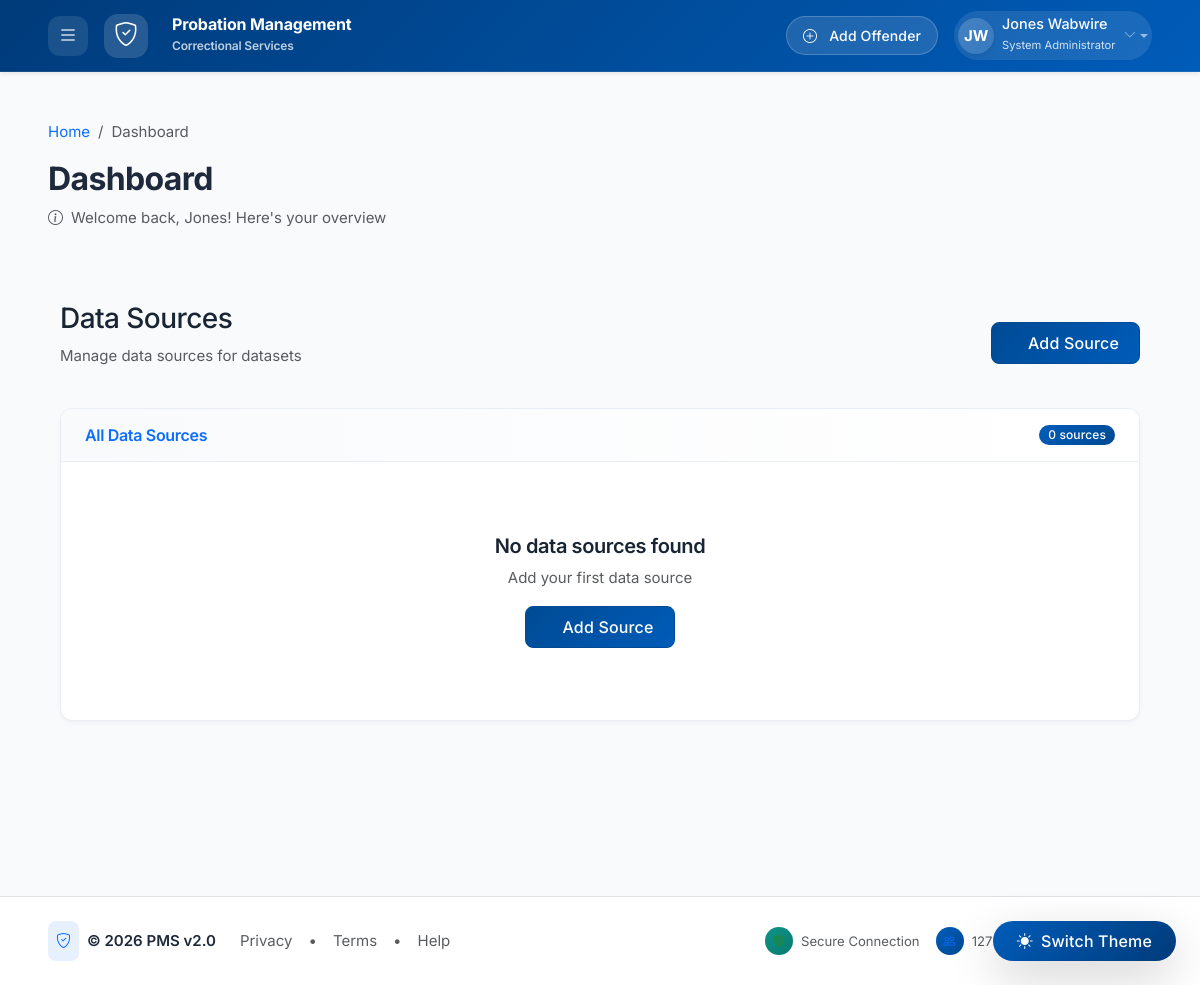
Page /datasets/sources/ (signed in) on the earlier database version.
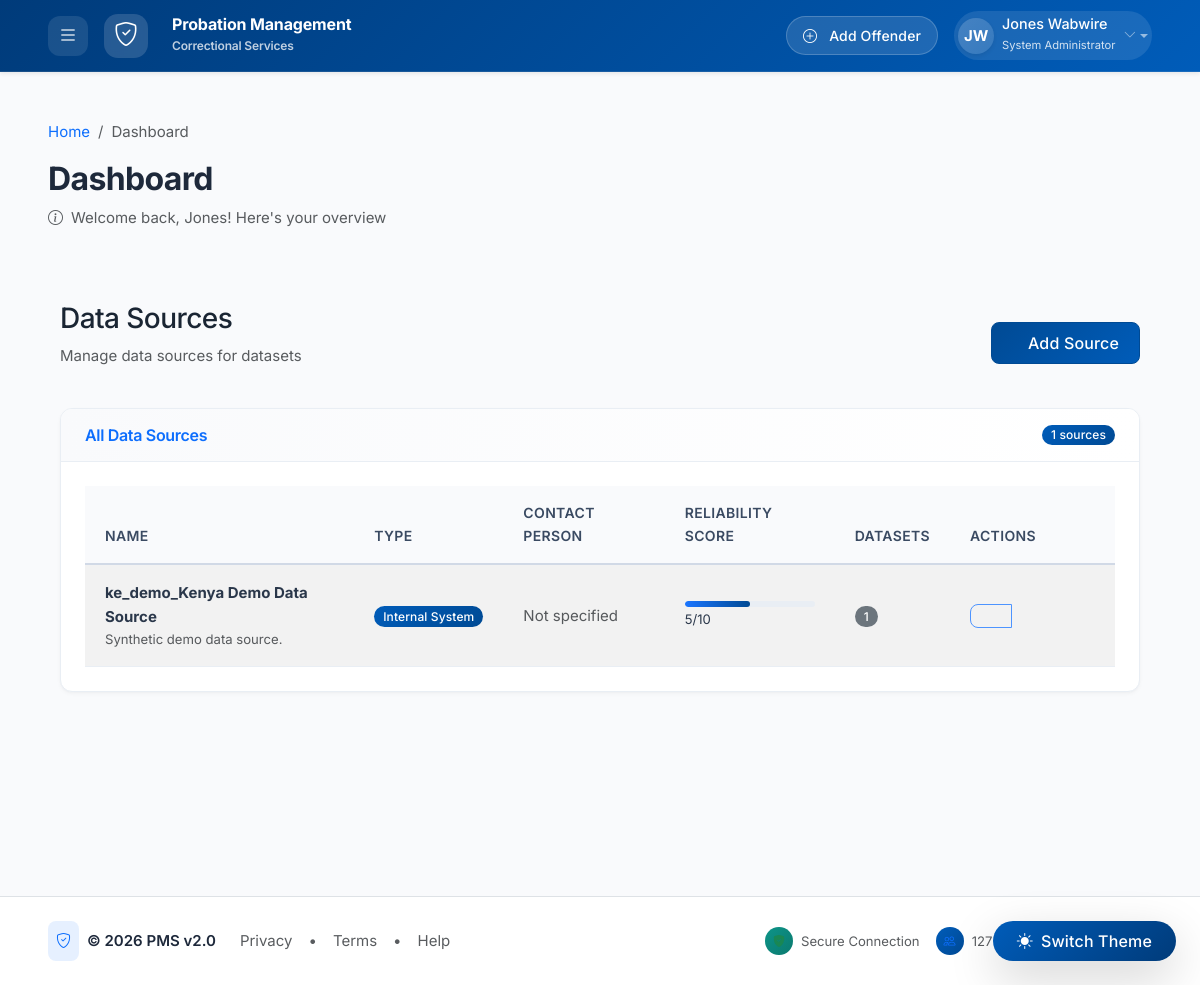
Same page on the later database version.
### datasets/models.py (models this page shows, shortened)
class DatasetSource(models.Model):
    class SourceType(models.TextChoices):
        INTERNAL = 'internal', _('Internal System')
        EXTERNAL = 'external', _('External Source')
        GOVERNMENT = 'government', _('Government Agency')
        NGO = 'ngo', _('NGO Partner')
        RESEARCH = 'research', _('Research Institution')
    name = models.CharField(
        max_length=200,
        verbose_name=_('Source Name')
    )
    source_type = models.CharField(
        max_length=20,
        choices=SourceType.choices,
        default=SourceType.INTERNAL,
        verbose_name=_('Source Type')
    )
    description = models.TextField(
        blank=True,
        verbose_name=_('Description')
    )
    contact_person = models.CharField(
        max_length=100,
        blank=True,
        verbose_name=_('Contact Person')
    )
    contact_email = models.EmailField(
        blank=True,
        verbose_name=_('Contact Email')
    )
    reliability_score = models.IntegerField(
        default=5,
        verbose_name=_('Reliability Score (1-10)'),
        help_text=_('How reliable is this data source?')
    )
    class Meta:
        verbose_name = _('Dataset Source')
        verbose_name_plural = _('Dataset Sources')

### datasets/views.py (the view)
# urls.py: path('sources/', views.DatasetSourceListView.as_view(), name='source_list'),
class DatasetSourceListView(LoginRequiredMixin, ListView):
    model = DatasetSource
    template_name = 'datasets/source_list.html'
    context_object_name = 'sources'
    paginate_by = 20

### accounts/permissions.py (called while the page is built)
def add_role_permissions(request):
    context = {}
    if request.user.is_authenticated:
        context['user_role'] = request.user.role
        context['is_admin'] = request.user.role == User.Role.ADMIN
        context['is_officer'] = request.user.role == User.Role.OFFICER
        context['is_offender'] = request.user.role == User.Role.OFFENDER
        context['is_judiciary'] = request.user.role == User.Role.JUDICIARY
        context['is_ngo'] = request.user.role == User.Role.NGO
    return context

### templates/datasets/source_list.html (shortened to what the changed rows need)
{% extends 'base.html' %}
{% load static %}
{% block content %}
<div class="container-fluid py-4">
    <div class="d-flex justify-content-between align-items-center mb-4">
        <div>
            <h1 class="h3 mb-2">Data Sources</h1>
        </div>
    </div>
    <div class="card">
        <div class="card-header d-flex justify-content-between align-items-center">
            <h6 class="m-0 font-weight-bold text-primary">All Data Sources</h6>
            <span class="badge bg-primary rounded-pill">{{ sources|length }} sources</span>
        </div>
        <div class="card-body">
            {% if sources %}
            <div class="table-responsive">
                <table class="table table-hover">
                    <thead>
                        <tr>
                            <th>Name</th>
                            <th>Type</th>
                            <th>Contact Person</th>
                            <th>Reliability Score</th>
                            <th>Datasets</th>
                            <th>Actions</th>
                        </tr>
                    </thead>
                    <tbody>
                        {% for source in sources %}
                        <tr>
                            <td>
                                <div class="fw-bold">{{ source.name }}</div>
                                <div class="small text-muted">{{ source.description|truncatechars:50 }}</div>
                            </td>
                            <td>
                                <span class="badge bg-{% if source.source_type == 'internal' %}primary{% elif source.source_type == 'government' %}success{% else %}info{% endif %}">
                                    {{ source.get_source_type_display }}
                                </span>
                            </td>
                            <td>
                                {% if source.contact_person %}
                                <div>{{ source.contact_person }}</div>
                                <div class="small text-muted">{{ source.contact_email }}</div>
                                {% else %}
                                <span class="text-muted">Not specified</span>
                                {% endif %}
                            </td>
                            <td>
                                <div class="progress" style="height: 6px;">
                                    <div class="progress-bar bg-{% if source.reliability_score > 7 %}success{% elif source.reliability_score > 4 %}warning{% else %}danger{% endif %}"
                                         role="progressbar"
                                         style="width: {% widthratio source.reliability_score 10 100 %}%">
                                    </div>
                                </div>
                                <small>{{ source.reliability_score }}/10</small>
                            </td>
                            <td>
                                <span class="badge bg-secondary">{{ source.datasets.count }}</span>
                            </td>
	                            <td>
	                                <div class="btn-group btn-group-sm">
	                                    <a href="{% url 'datasets:source_detail' source.pk %}" class="btn btn-outline-primary" title="View">
	                                    </a>
	                                    <a href="#" class="btn btn-outline-secondary" title="Edit (Not implemented)">
	                                    </a>
	                                    <form method="post" action="{% url 'datasets:source_delete' source.pk %}" class="d-inline"
	                                          onsubmit="return confirm('Delete data source &quot;{{ source.name|escapejs }}&quot;? You must delete its datasets first.');">
	                                        <button type="submit" class="btn btn-outline-danger" title="Delete">
	                                        </button>
	                                    </form>
	                                </div>
	                            </td>
	                        </tr>
	                        {% endfor %}
                    </tbody>
                </table>
            </div>
            {% else %}
            <div class="text-center py-5">
                <h5>No data sources found</h5>
                <p class="text-muted">Add your first data source</p>
                <a href="{% url 'datasets:source_create' %}" class="btn btn-primary">
                    Add Source
                </a>
            </div>
            {% endif %}
        </div>
    </div>
</div>
{% endblock %}

Differences in the rows shown:
added DatasetSource: name "ke_demo_Kenya Demo Data Source", description "Synthetic demo data source.", source_type "Internal System", contact_person "Not specified", reliability_score "5", datasets.count "1"
Other differences:
{{ sources|length }}: "0" → "1"
text no longer shown: "No data sources found Add your first data source Add Source"
text now shown: "NAME TYPE CONTACT PERSON RELIABILITY SCORE DATASETS ACTIONS"
